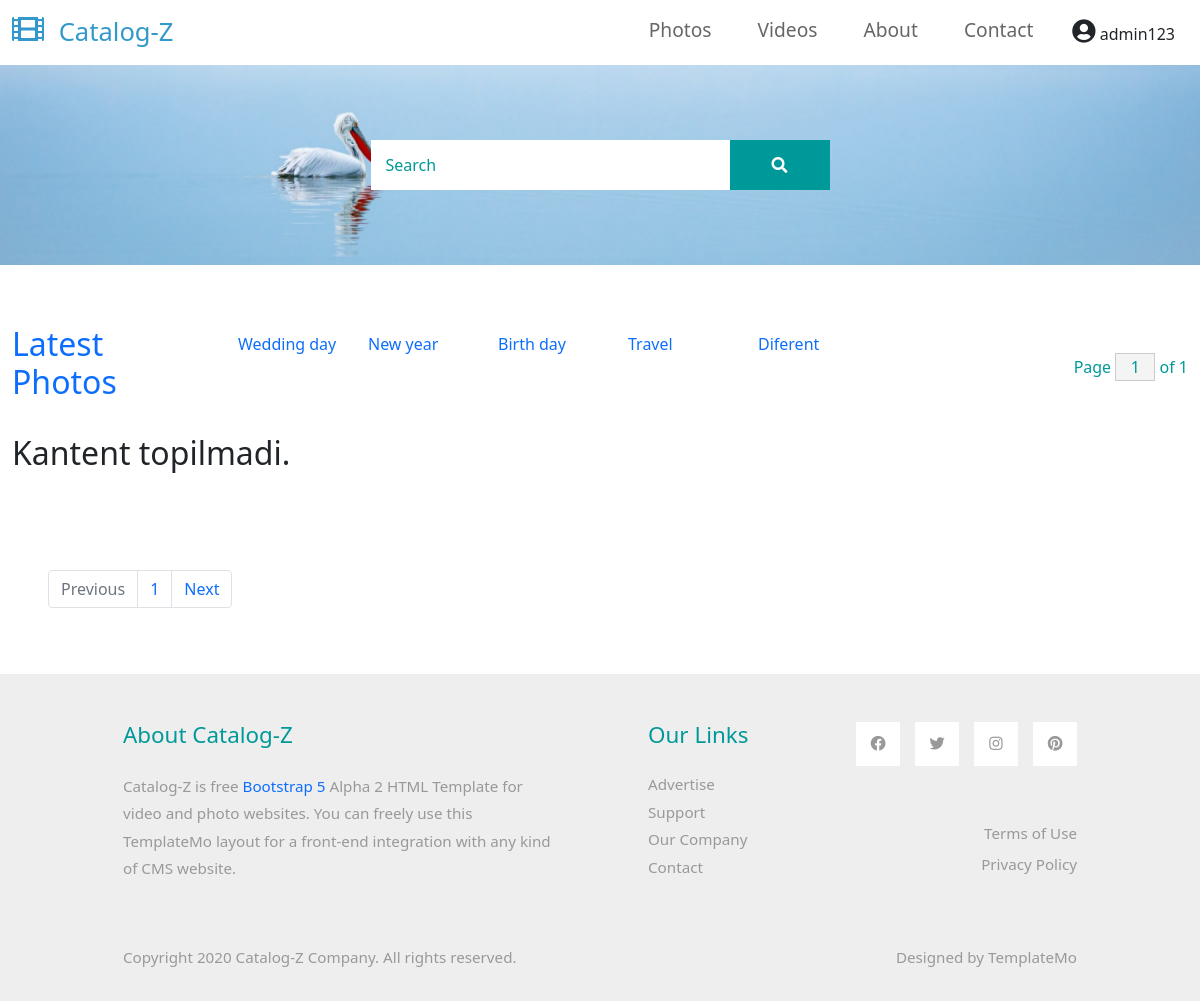
/?category=2 (signed in), run on the app's committed database.
### user/models.py (models this page shows)
class CustomUser(AbstractUser):
  first_name = models.CharField(max_length=100)
  last_name = models.CharField(max_length=100)
  age = models.PositiveIntegerField(null=True,blank=True)
  address = models.TextField()

### gallery/models/category.py (models this page shows, shortened)
class Category(models.Model):
  name = models.CharField(max_length=150)
  @staticmethod
  def get_all_category():
    return Category.objects.all()

### gallery/views.py (the view)
# urls.py: path('',index,name='index'),
def index(request):
  postcategory = None
  categories = Category.get_all_category()
  postlist = PostPhoto.get_all_postphoto().order_by('?')
  pages = Paginator(postlist,12)
  page_number = request.GET.get('page')
  categoryID = request.GET.get("category")
  if categoryID:
    postcategory = PostPhoto.get_all_postphoto_by_categoryid(categoryID)
  elif page_number:
    postcategory = pages.get_page(page_number)
  else:
    postcategory = pages.get_page(1)
  search = request.GET.get('search')
  if search:
    postcategory = PostPhoto.get_all_postphoto().filter(Q(title__icontains=search))
  context = {}
  context['categories'] = categories
  context['postphoto'] = postcategory
  context['pages'] = pages
  return render(request,'index.html', context)

### gallery/models/postsphoto.py (called while the page is built)
  @staticmethod
  def get_all_postphoto():
    return PostPhoto.objects.all()

  @staticmethod
  def get_all_postphoto_by_categoryid(category_id):
    if category_id:
      return PostPhoto.objects.filter(category = category_id)
    else:
      return PostPhoto.objects.all()

### templates/index.html
{% extends 'base.html' %}
{% load static %}
{% block content %}
    <div class="tm-hero d-flex justify-content-center align-items-center" data-parallax="scroll" data-image-src="{% static 'img/hero.jpg' %}">
        <form class="d-flex tm-search-form" action="/" method="get">
            <input class="form-control tm-search-input" name="search" type="search" placeholder="Search" aria-label="Search">
            <button class="btn btn-outline-success tm-search-btn" type="submit">
                <i class="fas fa-search"></i>
            </button>
        </form>
    </div>
    <div class="container-fluid tm-container-content tm-mt-60">
        <div class="row mb-4">
            <div class="col-9">
                <div class="row">
                <h2 class="col-lg-3 tm-text-primary">
                    <a href="/"> Latest Photos</a>
                </h2>
                <div class="col-lg-9">
                {% if categories %}
                    <div class="btn-group row w-100" role="group" aria-label="Basic example">
                        {% for category in categories %}
                        <button type="button" class="btn btn-muted col-lg-2 col-sm-12 text-left"><a href="/?category={{category.pk}}" style="font-size: 1rem;">{{category.name}}</a></button>
                        {% endfor %}
                    </div>
                </div>
                {% endif %}
                </div>
            </div>
            <div class="col-3 d-flex justify-content-end align-items-center">
                <form action="" method="get" class="tm-text-primary">
                    Page <input type="text" name="page" value="1" size="1" class="tm-input-paging tm-text-primary"> of {{pages.num_pages}}
                </form>
            </div>
        </div>
        <div class="row tm-mb-90 tm-gallery">
            {% if postphoto %}
            {% for post in postphoto %}
        	<div class="col-xl-3 col-lg-4 col-md-6 col-sm-6 col-12 mb-5">
                <figure class="effect-ming tm-video-item" >
                    {% if post.photo %}
                    <img src="{{ post.photo.url }}" alt="Image" class="img-fluid">
                    {% endif %}
                    <figcaption class="d-flex align-items-center justify-content-center">
                        <h2>{{ post.title }}</h2>
                        <a href="{% url 'photo-detail' post.pk %}">View more</a>
                    </figcaption>
                </figure>
                <div class="d-flex justify-content-between tm-text-gray">
                    <span class="tm-text-gray-light">{{ post.date }}</span>
                    <span>{{post.author}}</span>
                </div>
                <div class="d-flex justify-content-between tm-text-gray">
                    <strong class="text-secondary"><i class="far fa-heart mr-2" style="font-size:20px;"></i>{{ post.number_of_likes }} likes{{ number_of_likes|pluralize }}</strong>
                    <strong class="text-secondary"><i class=" far fa-eye"></i> {{ post.total_views }}  views</strong>
                </div>
            </div>
            {% endfor %}
            {% else %}
            <h2>Kantent topilmadi.</h2>
            {% endif %}
        </div>
        <div class="row tm-mb-50">
                <ul class="pagination pl-5">
                    {% if pages.has_previous %}
                    <li class="page-item"><a class="page-link" href="?page={{ pages.previous_page_number }}">Previous</a></li>
                    {% else %}
                    <li class="page-item disabled"><a class="page-link" href="?page={{ pages.previous_page_number }}">Previous</a></li>
                    {% endif %}
                    {% for i in pages.page_range %}
                    {% if pages.number == i %}
                        <li class="page-item active"><a class="page-link" href="?page={{i}}">{{i}}</a></li>
                    {% else %}
                    <li class="page-item"><a class="page-link" href="?page={{i}}">{{i}}</a></li>
                    {% endif %}
                    {% endfor %}
                    {% if pages.has_next %}
                    <li class="page-item"><a class="page-link" href="?page={{ pages.next_page_number }}">Next</a></li>
                    {% else %}
                    <li class="page-item"><a class="page-link" href="?page={{ pages.next_page_number }}">Next</a></li>
                    {% endif %}
                </ul>
        </div>
    </div>
{% endblock %}

### templates/base.html (shortened to what this page needs)
{% load static %}
<!DOCTYPE html>
<html lang="en">
<head>
    <link rel="stylesheet" href="{% static 'css/bootstrap.min.css' %}">
    <link rel="stylesheet" href="{% static 'fontawesome/css/all.min.css' %}">
    <link rel="stylesheet" href="{% static 'css/templatemo-style.css' %}">
</head>
<body>
    <nav class="navbar navbar-expand-lg">
        <div class="container-fluid">
            <a class="navbar-brand" href="#">
                <i class="fas fa-film mr-2"></i>
                Catalog-Z
            </a>
            <div class="collapse navbar-collapse" id="navbarSupportedContent" style="z-index: 100;">
            <ul class="navbar-nav ml-auto mb-2 mb-lg-0">
                <li class="nav-item">
                    <a class="nav-link nav-link-1 " aria-current="page" href="/">Photos</a>
                </li>
                <li class="nav-item">
                    <a class="nav-link nav-link-2" href="{% url 'videos' %}">Videos</a>
                </li>
                <li class="nav-item">
                    <a class="nav-link nav-link-3" href="{% url 'about' %}">About</a>
                </li>
                <li class="nav-item">
                    <a class="nav-link nav-link-4" href="{% url 'contact' %}">Contact</a>
                </li>
                {% if user.is_authenticated %}
                <div class="btn-group dropleft">
                    <button class="btn dropdown-toggle" data-toggle="dropdown" aria-haspopup="true" aria-expanded="false">
                      <i class="fas fa-user-circle" style="font-size: 1.5rem;" data-toggle="tooltip" title="{{user.username}}"></i>
                      {{user.username}}
                    </button>
                </div>
                {% endif %}
            </ul>
            </div>
        </div>
    </nav>
    {% block content %}
    {% endblock %}
    <footer class="tm-bg-gray pt-5 pb-3 tm-text-gray tm-footer">
      <div class="container-fluid tm-container-small">
          <div class="row">
              <div class="col-lg-6 col-md-12 col-12 px-5 mb-5">
                  <h3 class="tm-text-primary mb-4 tm-footer-title">About Catalog-Z</h3>
                  <p>Catalog-Z is free <a rel="sponsored" href="https://v5.getbootstrap.com/">Bootstrap 5</a> Alpha 2 HTML Template for video and photo websites. You can freely use this TemplateMo layout for a front-end integration with any kind of CMS website.</p>
              </div>
              <div class="col-lg-3 col-md-6 col-sm-6 col-12 px-5 mb-5">
                  <h3 class="tm-text-primary mb-4 tm-footer-title">Our Links</h3>
                  <ul class="tm-footer-links pl-0">
                      <li><a href="#">Advertise</a></li>
                      <li><a href="#">Support</a></li>
                      <li><a href="#">Our Company</a></li>
                      <li><a href="#">Contact</a></li>
                  </ul>
              </div>
              <div class="col-lg-3 col-md-6 col-sm-6 col-12 px-5 mb-5">
                  <ul class="tm-social-links d-flex justify-content-end pl-0 mb-5">
                      <li class="mb-2"><a href="https://facebook.com"><i class="fab fa-facebook"></i></a></li>
                      <li class="mb-2"><a href="https://twitter.com"><i class="fab fa-twitter"></i></a></li>
                      <li class="mb-2"><a href="https://instagram.com"><i class="fab fa-instagram"></i></a></li>
                      <li class="mb-2"><a href="https://pinterest.com"><i class="fab fa-pinterest"></i></a></li>
                  </ul>
                  <a href="#" class="tm-text-gray text-right d-block mb-2">Terms of Use</a>
                  <a href="#" class="tm-text-gray text-right d-block">Privacy Policy</a>
              </div>
          </div>
          <div class="row">
              <div class="col-lg-8 col-md-7 col-12 px-5 mb-3">
                  Copyright 2020 Catalog-Z Company. All rights reserved.
              </div>
              <div class="col-lg-4 col-md-5 col-12 px-5 text-right">
                  Designed by <a href="https://templatemo.com" class="tm-text-gray" rel="sponsored" target="_parent">TemplateMo</a>
              </div>
          </div>
      </div>
  </footer>
</body>
</html>

### static/css/templatemo-style.css (style rules this page uses)
p { line-height: 1.8; }
a { text-decoration: none; transition: all 0.3s ease; }
.container-fluid { max-width: 1770px; }
.tm-container-small { max-width: 1050px; }
.btn { border-radius: 0; }
.form-control { padding: 10px 20px; width: 100%; height: auto; }
.navbar-brand { color: #3399CC; font-size: 1.6rem; }
.navbar-brand i { font-size: 2rem; }
.tm-hero { min-height: 200px; background: transparent; }
.tm-mt-60 { margin-top: 60px; }
.tm-mb-50 { margin-bottom: 50px; }
.tm-mb-90 { margin-bottom: 90px; }
.tm-text-primary { color: #009999; }
.tm-bg-gray { background-color: #EEEEEE; }
.tm-input-paging { width: 40px; border-radius: 0; border: 1px solid #CCCCCC; background: #f4f4f4; text-align: center; }
.nav-item { margin-right: 30px; }
.nav-link { color: #666666; border-bottom: 4px solid transparent; font-size: 1.2rem; }
.tm-search-input { width: 360px; border-radius: 0; padding: 12px 15px; color: #009999; border: none; }
.tm-search-input::placeholder { color: #009999; opacity: 1; }
.tm-search-btn { color: white; background-color: #009999; border: none; width: 100px; height: 50px; margin-left: -1px; }
p, .tm-text-gray { color: #999; }
.tm-footer-links li { list-style: none; margin-bottom: 5px; }
.tm-footer-links li a { color: #999999; }
.tm-social-links li { list-style: none; margin-right: 15px; }
.tm-social-links li:last-child { margin-right: 0; }
.tm-social-links li a { color: #999999; width: 44px; height: 44px; display: flex; background-color: #fff; align-items: center; justify-content: center; }
.tm-footer { font-size: 0.95rem; }
.tm-footer-title { font-size: 1.4rem; }
.form-control, input:-internal-autofill-selected, select:not([multiple]) { color: #009999 !important; }
.form-control::placeholder { color: #009999; opacity: 1; }

### templates/base.html (style rules this page uses)
.dropleft .dropdown-toggle::before { display: none; }
.dropleft .dropdown-toggle { padding-left: 0; outline: none; }

### data on the page
CustomUser: username "admin123"
Category: name "Wedding day"
Category: name "New year"
Category: name "Birth day"
Category: name "Travel"
Category: name "Diferent"

### other printed values
{{ pages.num_pages }} "1"
{{ i }} "1"
